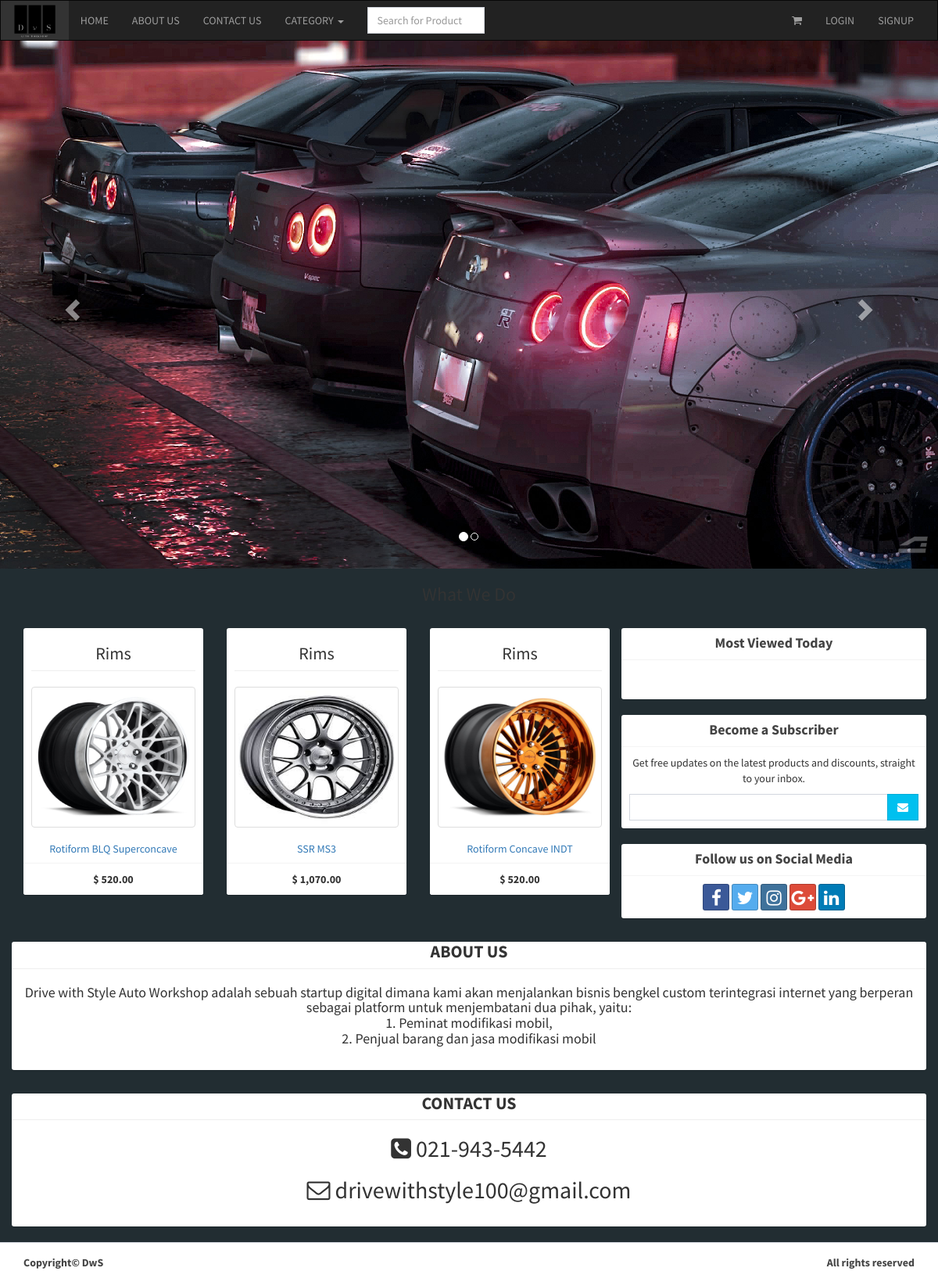
The page / on the database its author committed.
### tables this page shows
CREATE TABLE `products` (
  `id` int(11) NOT NULL,
  `category_id` int(11) NOT NULL,
  `name` text NOT NULL,
  `description` text NOT NULL,
  `slug` varchar(200) NOT NULL,
  `price` double NOT NULL,
  `photo` varchar(200) NOT NULL,
  `date_view` date NOT NULL,
  `counter` int(11) NOT NULL
);

CREATE TABLE `category` (
  `id` int(11) NOT NULL,
  `name` varchar(100) NOT NULL,
  `cat_slug` varchar(150) NOT NULL
);

### index.php (the view, shortened to what this page needs)
<?php include 'includes/session.php'; ?>
<?php include 'includes/header.php'; ?>
<body class="hold-transition skin-blue layout-top-nav">
<div class="wrapper">
	<?php include 'includes/navbar.php'; ?>
	 <div id="myCarousel" class="carousel slide" data-ride="carousel">
    <ol class="carousel-indicators">
      <li data-target="#myCarousel" data-slide-to="0" class="active"></li>
      <li data-target="#myCarousel" data-slide-to="1"></li>
    </ol>
    <div class="carousel-inner" role="listbox">
      <div class="item active">
        <img src="images/1.jpg" alt="Image">
      </div>
    </div>
    <a class="left carousel-control" href="#myCarousel" role="button" data-slide="prev">
      <span class="glyphicon glyphicon-chevron-left" aria-hidden="true"></span>
    </a>
    <a class="right carousel-control" href="#myCarousel" role="button" data-slide="next">
      <span class="glyphicon glyphicon-chevron-right" aria-hidden="true"></span>
    </a>
</div>
<div class="container text-center">
  <h3>What We Do</h3><br>
  <div class="row">
    <div class="col-sm-8">
      <?php
		       			$conn = $pdo->open();
		       			try{
		       			 	$inc = 3;
						    $stmt = $conn->prepare("
						    	SELECT p.name AS pname, c.name AS cname, p.photo AS pphoto, p.price AS pprice, p.slug AS pslug
						    	FROM products AS p INNER JOIN category AS c ON c.id = p.category_id ORDER BY RAND() LIMIT 3;");
						    $stmt->execute();
						    foreach ($stmt as $row) {
						    	$image = (!empty($row['pphoto'])) ? 'images/'.$row['pphoto'] : 'images/noimage.jpg';
						    	$category_id = $row['cname'];
						    	$inc = ($inc == 3) ? 1 : $inc + 1;
	       						if($inc == 1) echo "<div class='row'>";
	       						echo "
	       							<div class='col-sm-4'>
	       								<div class='box box-solid'>
		       								<div class='box-body prod-body'>
		       									<h5 class='page-header'>".$category_id."</h5>
			       									<img src='".$image."' width='100%' height='180px' class='thumbnail'>
		       									<h5><a href='product.php?product=".$row['pslug']."'>".$row['pname']."</a></h5>
		       								</div>
		       								<div class='box-footer'>
		       									<b>&#36; ".number_format($row['pprice'], 2)."</b>
		       								</div>
	       								</div>
	       							</div>
	       						";
	       						if($inc == 3) echo "</div>";
						    }
						}
						catch(PDOException $e){
							echo "There is some problem in connection: " . $e->getMessage();
						}
		       		?>
	        	</div>
    <div class="col-sm-4">
      <?php include 'includes/sidebar.php'; ?>
    </div>
    <div class="row" id="aboutus">
    <div class="col-sm-12">
    		<div class="box box-solid">
    			<h1 class="page-header"><b> ABOUT US </b></h1>
    			<h4>Drive with Style Auto Workshop adalah sebuah startup digital dimana kami akan menjalankan bisnis bengkel custom terintegrasi internet yang berperan sebagai platform untuk menjembatani dua pihak, yaitu: <br> 1. Peminat modifikasi mobil, <br> 2. Penjual barang dan jasa modifikasi mobil</h4>
    			<br>
    		</div>
    </div>
    </div>
    <div class="row" id="contactus">
    <div class="col-sm-12">
    		<div class="box box-solid">
    			<h1 class="page-header"><b> CONTACT US </b></h1>
    			<h2><i class="fa fa-phone-square"></i> 021-943-5442</h2>
    			<h2><i class="fa fa-envelope-o"></i> drivewithstyle100@gmail.com</h2><br>
    		</div>
    </div>
    </div>
  </div>
</div>
  	<?php include 'includes/footer.php'; ?>
</div>
</body>
</html>

### includes/header.php (shortened to what this page needs)
<!DOCTYPE html>
<html>
<head>
  	<link rel="stylesheet" href="bower_components/bootstrap/dist/css/bootstrap.min.css">
    <link rel="stylesheet" href="bower_components/datatables.net-bs/css/dataTables.bootstrap.min.css">
  	<link rel="stylesheet" href="bower_components/font-awesome/css/font-awesome.min.css">
  	<link rel="stylesheet" href="dist/css/AdminLTE.min.css">
  	<link rel="stylesheet" href="dist/css/skins/_all-skins.min.css">
    <link rel="stylesheet" href="magnify/magnify.min.css">
</head>

### includes/navbar.php (shortened to what this page needs)
<head>
</head>
<nav class="navbar navbar-inverse">
  <div class="container-fluid">
    <div class="navbar-header">
      <a class="navbar-brand" href="index.php" style="padding: 0;">
          <img src="images/logo.png" alt="" style="height: 50px;">
      </a>
    </div>
    <div class="collapse navbar-collapse" id="myNavbar"e>
      <ul class="nav navbar-nav">
          <li><a href="index.php">HOME</a></li>
          <li><a href="#aboutus">ABOUT US</a></li>
          <li><a href="#contactus">CONTACT US</a></li>
          <li class="dropdown">
            <a href="#" class="dropdown-toggle" data-toggle="dropdown">CATEGORY <span class="caret"></span></a>
          </li>
        </ul>
        <form method="POST" class="navbar-form navbar-left" action="search.php">
          <div class="input-group">
              <input type="text" class="form-control" id="navbar-search-input" name="keyword" placeholder="Search for Product" required>
          </div>
        </form>
      <ul class="nav navbar-nav navbar-right">
          <li class="dropdown messages-menu">
            <a href="#" class="dropdown-toggle" data-toggle="dropdown">
              <i class="fa fa-shopping-cart"></i>
            </a>
          </li>
          <?php
            if(isset($_SESSION['user'])){
              $image = (!empty($user['photo'])) ? 'images/'.$user['photo'] : 'images/profile.jpg';
              echo '
                <li class="dropdown user user-menu">
                  <a href="#" class="dropdown-toggle" data-toggle="dropdown">
                    <img src="'.$image.'" class="user-image" alt="User Image">
                    <span class="hidden-xs">'.$user['firstname'].' '.$user['lastname'].'</span>
                  </a>
                  <ul class="dropdown-menu">
                    <li class="user-header">
                      <img src="'.$image.'" class="img-circle" alt="User Image">
                      <p>
                        '.$user['firstname'].' '.$user['lastname'].'
                        <small>Member since '.date('M. Y', strtotime($user['created_on'])).'</small>
                      </p>
                    </li>
                    <li class="user-footer">
                      <div class="pull-left">
                        <a href="profile.php" class="btn btn-default btn-flat">Profile</a>
                      </div>
                      <div class="pull-right">
                        <a href="logout.php" class="btn btn-default btn-flat">Sign out</a>
                      </div>
                    </li>
                  </ul>
                </li>
              ';
            }
            else{
              echo "
                <li><a href='login.php'>LOGIN</a></li>
                <li><a href='signup.php'>SIGNUP</a></li>
              ";
            }
          ?>
      </ul>
    </div>
  </div>
</nav>

### includes/sidebar.php (shortened to what this page needs)
<div class="row">
	<div class="box box-solid">
	  	<div class="box-header with-border">
	    	<h3 class="box-title"><b>Most Viewed Today</b></h3>
	  	</div>
	  	<div class="box-body">
	  		<ul id="trending">
	  	</div>
	</div>
</div>
<div class="row">
	<div class="box box-solid">
	  	<div class="box-header with-border">
	    	<h3 class="box-title"><b>Become a Subscriber</b></h3>
	  	</div>
	  	<div class="box-body">
	    	<p>Get free updates on the latest products and discounts, straight to your inbox.</p>
	    	<form method="POST" action="">
		    	<div class="input-group">
	                <input type="text" class="form-control">
	                <span class="input-group-btn">
	                    <button type="button" class="btn btn-info btn-flat"><i class="fa fa-envelope"></i> </button>
	                </span>
	            </div>
		    </form>
	  	</div>
	</div>
</div>
<div class="row">
	<div class='box box-solid'>
	  	<div class='box-header with-border'>
	    	<h3 class='box-title'><b>Follow us on Social Media</b></h3>
	  	</div>
	  	<div class='box-body'>
	    	<a href="#" class="btn btn-social-icon btn-facebook"><i class="fa fa-facebook"></i></a>
	    	<a href="#" class="btn btn-social-icon btn-twitter"><i class="fa fa-twitter"></i></a>
	    	<a href="#" class="btn btn-social-icon btn-instagram"><i class="fa fa-instagram"></i></a>
	    	<a href="#" class="btn btn-social-icon btn-google"><i class="fa fa-google-plus"></i></a>
	    	<a href="#" class="btn btn-social-icon btn-linkedin"><i class="fa fa-linkedin"></i></a>
	  	</div>
	</div>
</div>

### includes/footer.php
<footer class="main-footer">
    <div class="container">
      <div class="pull-right hidden-xs">
        <b>All rights reserved</b>
      </div>
      <strong>Copyright&copy; DwS</strong>
    </div>
</footer>

### includes/header.php (style rules this page uses)
@media (min-width: 768px) { #navbar-search-input { width: 60px; } }
@media (min-width: 992px) { #navbar-search-input { width: 150px; } }
.prod-body { height:300px; }
#trending { list-style: none; padding:10px 5px 10px 15px; }

### includes/navbar.php (style rules this page uses)
.navbar { margin-bottom: 0; border-radius: 0; }

### rows shown on the page
products: category.name "Rims", photo (picture), name "Rotiform BLQ Superconcave", price "520.00"
products: category.name "Rims", photo (picture), name "SSR MS3", price "1,070.00"
products: category.name "Rims", photo (picture), name "Rotiform Concave INDT", price "520.00"
